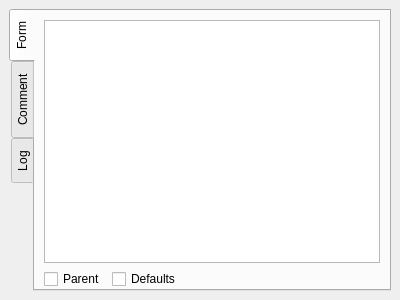
<?xml version="1.0" encoding="UTF-8"?>
<ui version="4.0">
 <class>CGeorgesTreeViewDialog</class>
 <widget class="QDockWidget" name="CGeorgesTreeViewDialog">
  <property name="geometry">
   <rect>
    <x>0</x>
    <y>0</y>
    <width>400</width>
    <height>300</height>
   </rect>
  </property>
  <property name="sizePolicy">
   <sizepolicy hsizetype="Preferred" vsizetype="Preferred">
    <horstretch>0</horstretch>
    <verstretch>0</verstretch>
   </sizepolicy>
  </property>
  <property name="minimumSize">
   <size>
    <width>241</width>
    <height>236</height>
   </size>
  </property>
  <property name="windowTitle">
   <string/>
  </property>
  <widget class="QWidget" name="dockWidgetContents">
   <layout class="QGridLayout" name="gridLayout">
    <item row="0" column="0">
     <widget class="QTabWidget" name="treeViewTabWidget">
      <property name="tabPosition">
       <enum>QTabWidget::West</enum>
      </property>
      <property name="currentIndex">
       <number>0</number>
      </property>
      <widget class="QWidget" name="form_tab">
       <attribute name="title">
        <string>Form</string>
       </attribute>
       <layout class="QGridLayout" name="gridLayout_3">
        <property name="bottomMargin">
         <number>0</number>
        </property>
        <item row="0" column="0" colspan="4">
         <widget class="QTreeView" name="treeView">
          <property name="sizePolicy">
           <sizepolicy hsizetype="Preferred" vsizetype="Preferred">
            <horstretch>0</horstretch>
            <verstretch>0</verstretch>
           </sizepolicy>
          </property>
          <property name="minimumSize">
           <size>
            <width>0</width>
            <height>0</height>
           </size>
          </property>
         </widget>
        </item>
        <item row="1" column="0">
         <widget class="QCheckBox" name="checkBoxParent">
          <property name="text">
           <string>Parent</string>
          </property>
         </widget>
        </item>
        <item row="1" column="2">
         <spacer name="horizontalSpacer">
          <property name="orientation">
           <enum>Qt::Horizontal</enum>
          </property>
          <property name="sizeHint" stdset="0">
           <size>
            <width>40</width>
            <height>20</height>
           </size>
          </property>
         </spacer>
        </item>
        <item row="1" column="1">
         <widget class="QCheckBox" name="checkBoxDefaults">
          <property name="text">
           <string>Defaults</string>
          </property>
         </widget>
        </item>
       </layout>
      </widget>
      <widget class="QWidget" name="comment_tab">
       <attribute name="title">
        <string>Comment</string>
       </attribute>
       <layout class="QGridLayout" name="gridLayout_2">
        <item row="0" column="0">
         <widget class="QPlainTextEdit" name="commentEdit">
          <property name="readOnly">
           <bool>false</bool>
          </property>
         </widget>
        </item>
       </layout>
      </widget>
      <widget class="QWidget" name="log_tab">
       <attribute name="title">
        <string>Log</string>
       </attribute>
       <layout class="QGridLayout" name="gridLayout_4">
        <item row="0" column="0">
         <widget class="QPlainTextEdit" name="logEdit"/>
        </item>
       </layout>
      </widget>
     </widget>
    </item>
   </layout>
  </widget>
 </widget>
 <resources/>
 <connections/>
</ui>
